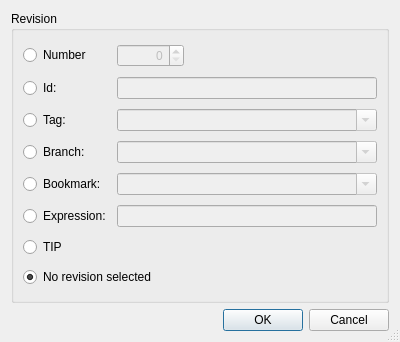
<?xml version="1.0" encoding="UTF-8"?>
<ui version="4.0">
 <class>HgRevisionSelectionDialog</class>
 <widget class="QDialog" name="HgRevisionSelectionDialog">
  <property name="geometry">
   <rect>
    <x>0</x>
    <y>0</y>
    <width>400</width>
    <height>342</height>
   </rect>
  </property>
  <property name="windowTitle">
   <string>Mercurial Revision</string>
  </property>
  <property name="sizeGripEnabled">
   <bool>true</bool>
  </property>
  <layout class="QVBoxLayout" name="verticalLayout">
   <item>
    <widget class="QGroupBox" name="groupBox">
     <property name="title">
      <string>Revision</string>
     </property>
     <layout class="QGridLayout" name="gridLayout">
      <item row="0" column="0">
       <widget class="QRadioButton" name="numberButton">
        <property name="toolTip">
         <string>Select to specify a revision by number</string>
        </property>
        <property name="text">
         <string>Number</string>
        </property>
       </widget>
      </item>
      <item row="0" column="1">
       <widget class="QSpinBox" name="numberSpinBox">
        <property name="enabled">
         <bool>false</bool>
        </property>
        <property name="toolTip">
         <string>Enter a revision number</string>
        </property>
        <property name="alignment">
         <set>Qt::AlignRight</set>
        </property>
        <property name="maximum">
         <number>999999999</number>
        </property>
       </widget>
      </item>
      <item row="0" column="2">
       <spacer name="spacer">
        <property name="orientation">
         <enum>Qt::Horizontal</enum>
        </property>
        <property name="sizeHint" stdset="0">
         <size>
          <width>158</width>
          <height>20</height>
         </size>
        </property>
       </spacer>
      </item>
      <item row="1" column="0">
       <widget class="QRadioButton" name="idButton">
        <property name="toolTip">
         <string>Select to specify a revision by changeset id</string>
        </property>
        <property name="text">
         <string>Id:</string>
        </property>
       </widget>
      </item>
      <item row="1" column="1" colspan="2">
       <widget class="QLineEdit" name="idEdit">
        <property name="enabled">
         <bool>false</bool>
        </property>
        <property name="toolTip">
         <string>Enter a changeset id</string>
        </property>
        <property name="clearButtonEnabled">
         <bool>true</bool>
        </property>
       </widget>
      </item>
      <item row="2" column="0">
       <widget class="QRadioButton" name="tagButton">
        <property name="toolTip">
         <string>Select to specify a revision by a tag</string>
        </property>
        <property name="text">
         <string>Tag:</string>
        </property>
       </widget>
      </item>
      <item row="2" column="1" colspan="2">
       <widget class="QComboBox" name="tagCombo">
        <property name="enabled">
         <bool>false</bool>
        </property>
        <property name="sizePolicy">
         <sizepolicy hsizetype="Expanding" vsizetype="Fixed">
          <horstretch>0</horstretch>
          <verstretch>0</verstretch>
         </sizepolicy>
        </property>
        <property name="toolTip">
         <string>Enter a tag name</string>
        </property>
        <property name="editable">
         <bool>true</bool>
        </property>
       </widget>
      </item>
      <item row="3" column="0">
       <widget class="QRadioButton" name="branchButton">
        <property name="toolTip">
         <string>Select to specify a revision by a branch</string>
        </property>
        <property name="text">
         <string>Branch:</string>
        </property>
       </widget>
      </item>
      <item row="3" column="1" colspan="2">
       <widget class="QComboBox" name="branchCombo">
        <property name="enabled">
         <bool>false</bool>
        </property>
        <property name="sizePolicy">
         <sizepolicy hsizetype="Expanding" vsizetype="Fixed">
          <horstretch>0</horstretch>
          <verstretch>0</verstretch>
         </sizepolicy>
        </property>
        <property name="toolTip">
         <string>Enter a branch name</string>
        </property>
        <property name="editable">
         <bool>true</bool>
        </property>
       </widget>
      </item>
      <item row="4" column="0">
       <widget class="QRadioButton" name="bookmarkButton">
        <property name="toolTip">
         <string>Select to specify a revision by a bookmark</string>
        </property>
        <property name="text">
         <string>Bookmark:</string>
        </property>
       </widget>
      </item>
      <item row="4" column="1" colspan="2">
       <widget class="QComboBox" name="bookmarkCombo">
        <property name="enabled">
         <bool>false</bool>
        </property>
        <property name="sizePolicy">
         <sizepolicy hsizetype="Expanding" vsizetype="Fixed">
          <horstretch>0</horstretch>
          <verstretch>0</verstretch>
         </sizepolicy>
        </property>
        <property name="toolTip">
         <string>Enter a bookmark name</string>
        </property>
        <property name="editable">
         <bool>true</bool>
        </property>
       </widget>
      </item>
      <item row="5" column="0">
       <widget class="QRadioButton" name="expressionButton">
        <property name="text">
         <string>Expression:</string>
        </property>
       </widget>
      </item>
      <item row="5" column="1" colspan="2">
       <widget class="QLineEdit" name="expressionEdit">
        <property name="enabled">
         <bool>false</bool>
        </property>
        <property name="toolTip">
         <string>Enter a revision set expression</string>
        </property>
        <property name="clearButtonEnabled">
         <bool>true</bool>
        </property>
       </widget>
      </item>
      <item row="6" column="0" colspan="3">
       <widget class="QRadioButton" name="tipButton">
        <property name="toolTip">
         <string>Select tip revision of repository</string>
        </property>
        <property name="text">
         <string>TIP</string>
        </property>
       </widget>
      </item>
      <item row="7" column="0" colspan="3">
       <widget class="QRadioButton" name="noneButton">
        <property name="text">
         <string>No revision selected</string>
        </property>
        <property name="checked">
         <bool>true</bool>
        </property>
       </widget>
      </item>
     </layout>
    </widget>
   </item>
   <item>
    <widget class="QDialogButtonBox" name="buttonBox">
     <property name="orientation">
      <enum>Qt::Horizontal</enum>
     </property>
     <property name="standardButtons">
      <set>QDialogButtonBox::Cancel|QDialogButtonBox::Ok</set>
     </property>
    </widget>
   </item>
  </layout>
 </widget>
 <tabstops>
  <tabstop>numberButton</tabstop>
  <tabstop>numberSpinBox</tabstop>
  <tabstop>idButton</tabstop>
  <tabstop>idEdit</tabstop>
  <tabstop>tagButton</tabstop>
  <tabstop>tagCombo</tabstop>
  <tabstop>branchButton</tabstop>
  <tabstop>branchCombo</tabstop>
  <tabstop>bookmarkButton</tabstop>
  <tabstop>bookmarkCombo</tabstop>
  <tabstop>expressionButton</tabstop>
  <tabstop>expressionEdit</tabstop>
  <tabstop>tipButton</tabstop>
  <tabstop>noneButton</tabstop>
 </tabstops>
 <resources/>
 <connections>
  <connection>
   <sender>buttonBox</sender>
   <signal>accepted()</signal>
   <receiver>HgRevisionSelectionDialog</receiver>
   <slot>accept()</slot>
   <hints>
    <hint type="sourcelabel">
     <x>266</x>
     <y>332</y>
    </hint>
    <hint type="destinationlabel">
     <x>157</x>
     <y>223</y>
    </hint>
   </hints>
  </connection>
  <connection>
   <sender>buttonBox</sender>
   <signal>rejected()</signal>
   <receiver>HgRevisionSelectionDialog</receiver>
   <slot>reject()</slot>
   <hints>
    <hint type="sourcelabel">
     <x>334</x>
     <y>332</y>
    </hint>
    <hint type="destinationlabel">
     <x>286</x>
     <y>223</y>
    </hint>
   </hints>
  </connection>
  <connection>
   <sender>numberButton</sender>
   <signal>toggled(bool)</signal>
   <receiver>numberSpinBox</receiver>
   <slot>setEnabled(bool)</slot>
   <hints>
    <hint type="sourcelabel">
     <x>55</x>
     <y>44</y>
    </hint>
    <hint type="destinationlabel">
     <x>125</x>
     <y>42</y>
    </hint>
   </hints>
  </connection>
  <connection>
   <sender>idButton</sender>
   <signal>toggled(bool)</signal>
   <receiver>idEdit</receiver>
   <slot>setEnabled(bool)</slot>
   <hints>
    <hint type="sourcelabel">
     <x>62</x>
     <y>99</y>
    </hint>
    <hint type="destinationlabel">
     <x>243</x>
     <y>100</y>
    </hint>
   </hints>
  </connection>
  <connection>
   <sender>tagButton</sender>
   <signal>toggled(bool)</signal>
   <receiver>tagCombo</receiver>
   <slot>setEnabled(bool)</slot>
   <hints>
    <hint type="sourcelabel">
     <x>90</x>
     <y>131</y>
    </hint>
    <hint type="destinationlabel">
     <x>254</x>
     <y>132</y>
    </hint>
   </hints>
  </connection>
  <connection>
   <sender>branchButton</sender>
   <signal>toggled(bool)</signal>
   <receiver>branchCombo</receiver>
   <slot>setEnabled(bool)</slot>
   <hints>
    <hint type="sourcelabel">
     <x>81</x>
     <y>163</y>
    </hint>
    <hint type="destinationlabel">
     <x>239</x>
     <y>164</y>
    </hint>
   </hints>
  </connection>
  <connection>
   <sender>bookmarkButton</sender>
   <signal>toggled(bool)</signal>
   <receiver>bookmarkCombo</receiver>
   <slot>setEnabled(bool)</slot>
   <hints>
    <hint type="sourcelabel">
     <x>46</x>
     <y>195</y>
    </hint>
    <hint type="destinationlabel">
     <x>252</x>
     <y>196</y>
    </hint>
   </hints>
  </connection>
  <connection>
   <sender>expressionButton</sender>
   <signal>toggled(bool)</signal>
   <receiver>expressionEdit</receiver>
   <slot>setEnabled(bool)</slot>
   <hints>
    <hint type="sourcelabel">
     <x>65</x>
     <y>215</y>
    </hint>
    <hint type="destinationlabel">
     <x>181</x>
     <y>215</y>
    </hint>
   </hints>
  </connection>
 </connections>
</ui>
